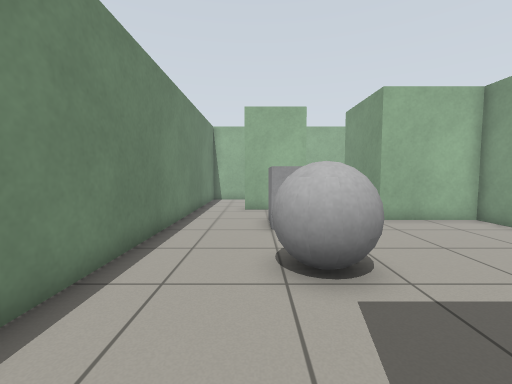
view 1 (above)

16 first-person views from a walk through a Gazebo world. The camera is 0.88 m above the floor, tilts 4° down and sees 90° across. The floor is counted in squares, 0.5 m on a side. Each view is taken from the middle of a square. On the plan, view 1 faces up. The plan holds only what a view shows up to about 14 squares ahead; the rest is blank.

view 2
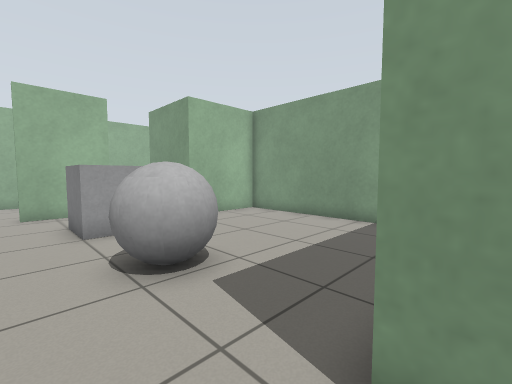

view 3
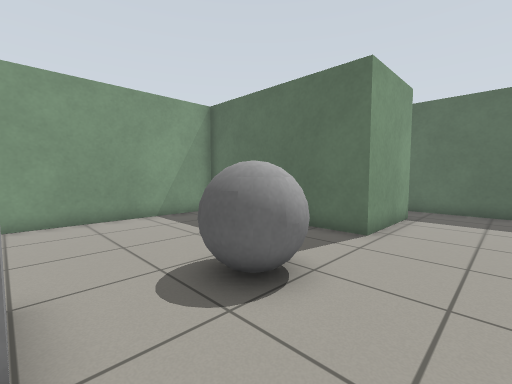

view 4
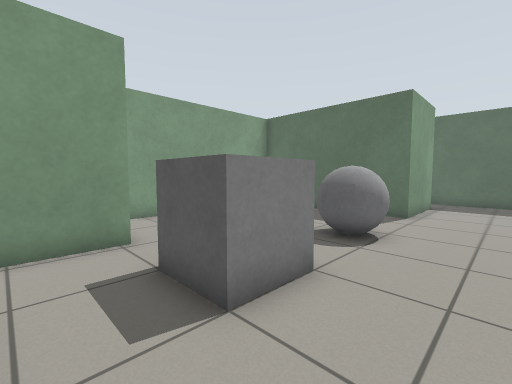

view 5
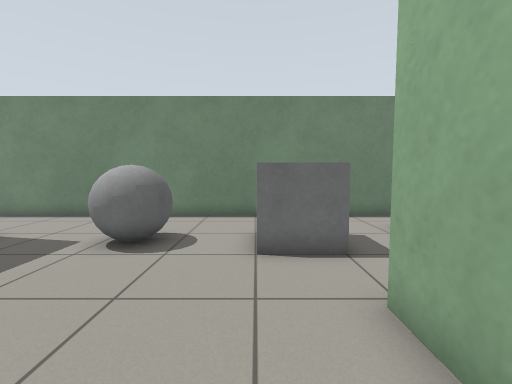

view 6
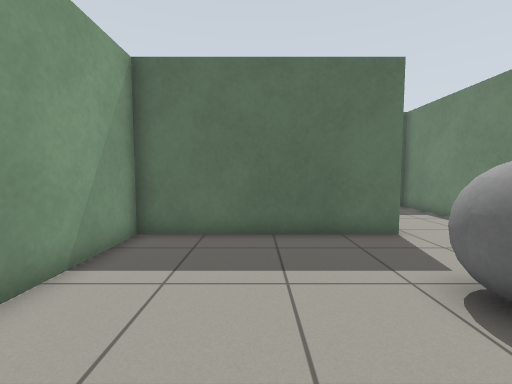

view 7
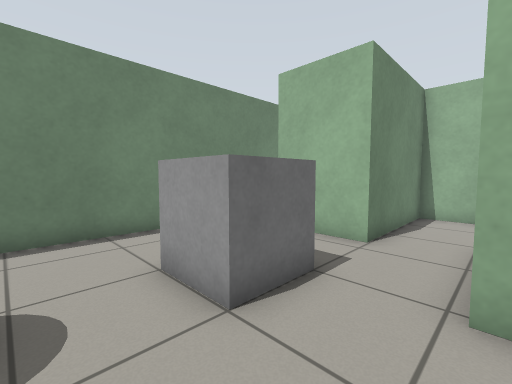

view 8
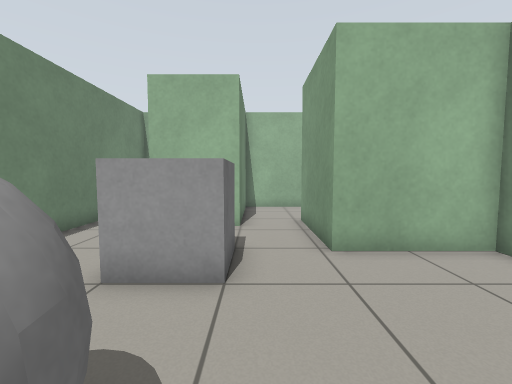

view 9
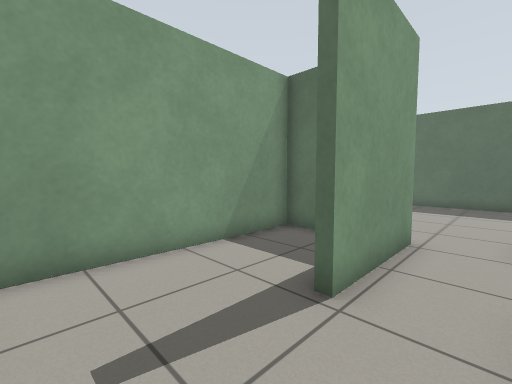

view 10
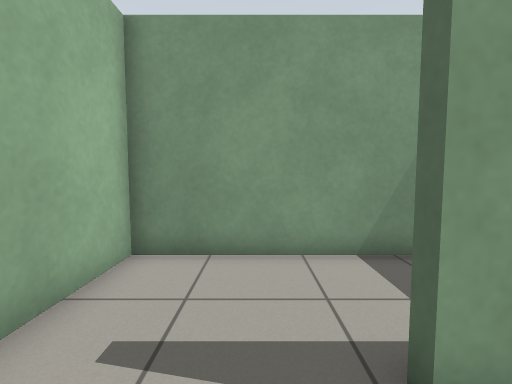

view 11
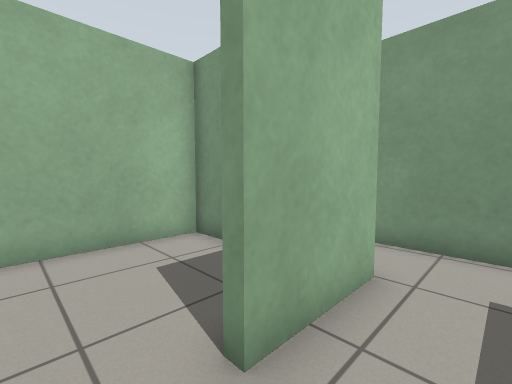

view 12
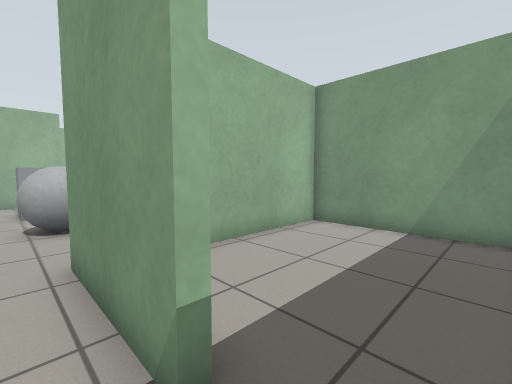

view 13
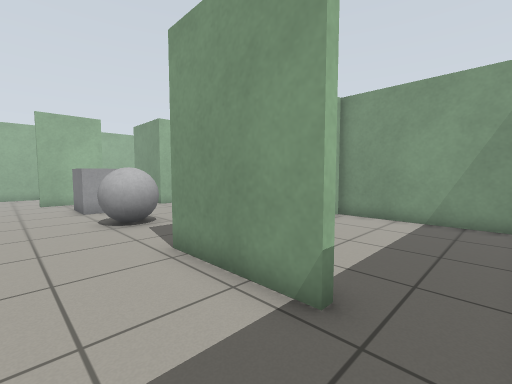

view 14
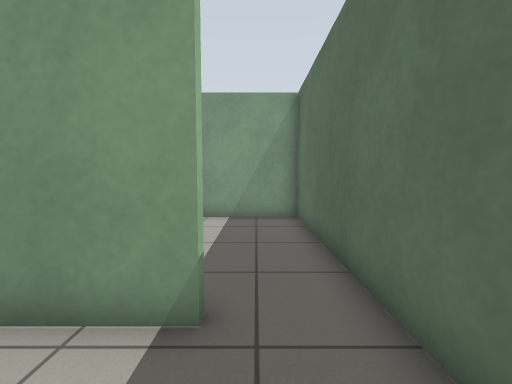

view 15
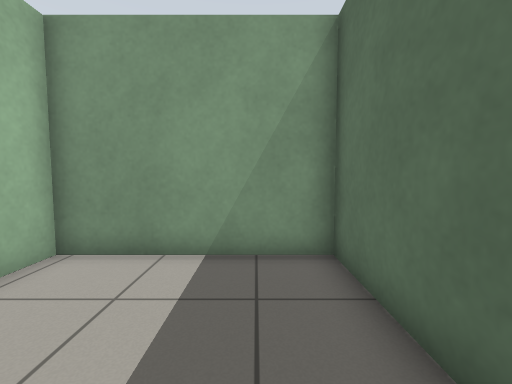

view 16
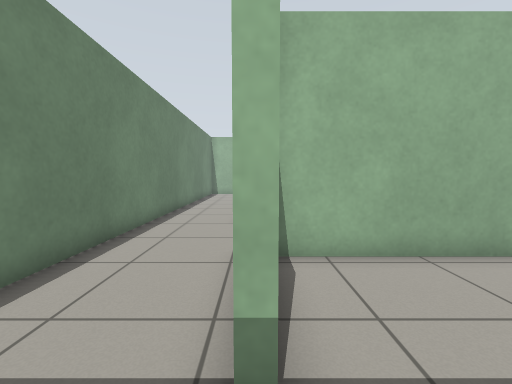

### Floor plan
Points are (right, up) in squares from view 1. A wall is a line through its corners. A room is listed if a view was taken in it or the views show most of it. See-through windows are left out.
Room 1 (views 1, 2, 3, 4, 5, 6, 7, 8, 11, 12, 13, 14)
walls: (2.5, 12.6) (-0.5, 12.6) (-0.5, 13); (0.9, -3.3) (0.9, 0.7) (8.5, 0.7) (8.5, 9.7) (4.7, 9.7) (4.7, 12.4); (-2.9, 13.5) (-2.9, -5.7) (0.6, -5.7)
ways out: opening at (3.5, 13) to room 2; opening at (1, -4.5) to room 3; opening at (-1.5, 13) to room 5
objects: grey ball (1, 4) to (2, 6); grey box (1, 8) to (2, 10)
Room 2 (views 9, 10)
walls: (4.5, 17.7) (2.5, 17.7) (2.5, 12.6); (4.7, 12.4) (4.7, 13.7)
ways out: opening at (3.5, 13) to room 1; opening at (5, 15.5) to room 4
Room 3 (views 15, 16)
walls: (1.2, -3.3) (0.9, -3.3); (0.6, -5.7) (8.5, -5.7) (8.5, 0.4) (1.4, 0.4)
ways out: opening at (1, -4.5) to room 1
Room 4 (no view inside)
walls: (4.7, 13.7) (5.1, 13.7); (7.2, 10) (8.5, 10) (8.5, 17.7) (4.5, 17.7)
ways out: opening at (5, 15.5) to room 2
Room 5 (no view inside)
walls: (2.2, 16.4) (2.2, 17.7) (-2.9, 17.7) (-2.9, 13.5)
ways out: opening at (-1.5, 13) to room 1

Where each view was taken, in squares from view 1:
view 1: 0 up, 0 right, facing up
view 2: 0 up, 1 left, facing up-right
view 3: 8 up, 2 left, facing down-right
view 4: 12 up, 2 left, facing down-right
view 5: 8 up, 8 right, facing left
view 6: 8 up, 5 right, facing down
view 7: 6 up, 5 right, facing up-left
view 8: 4 up, 3 right, facing up
view 9: 17 up, 3 right, facing down-right
view 10: 15 up, 3 right, facing right
view 11: 11 up, 2 left, facing up-right
view 12: 5 down, 0 right, facing up-right
view 13: 5 down, 2 left, facing up-right
view 14: 4 down, 2 left, facing right
view 15: 4 down, 3 right, facing right
view 16: 5 down, 1 right, facing up
